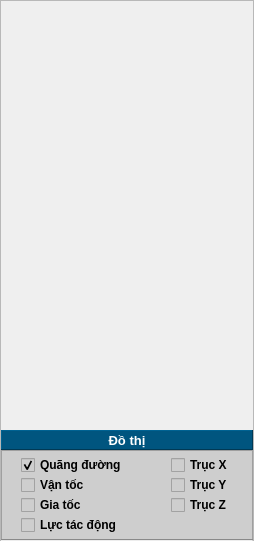
   <widget class="QFrame" name="frame_car02">
    <property name="geometry">
     <rect>
      <x>945</x>
      <y>40</y>
      <width>254</width>
      <height>541</height>
     </rect>
    </property>
    <property name="styleSheet">
     <string notr="true">QFrame#frame_car02{
background-color: rgb(206, 206, 206);
}</string>
    </property>
    <property name="frameShape">
     <enum>QFrame::StyledPanel</enum>
    </property>
    <property name="frameShadow">
     <enum>QFrame::Plain</enum>
    </property>
    <widget class="QLabel" name="label_9">
     <property name="geometry">
      <rect>
       <x>1</x>
       <y>430</y>
       <width>252</width>
       <height>20</height>
      </rect>
     </property>
     <property name="font">
      <font>
       <pointsize>10</pointsize>
       <bold>true</bold>
      </font>
     </property>
     <property name="styleSheet">
      <string notr="true">color: rgb(255, 255, 255);
background-color: rgb(25, 149, 173);
background-color: rgb(0, 85, 127);</string>
     </property>
     <property name="frameShape">
      <enum>QFrame::Panel</enum>
     </property>
     <property name="frameShadow">
      <enum>QFrame::Raised</enum>
     </property>
     <property name="text">
      <string>Đồ thị</string>
     </property>
     <property name="alignment">
      <set>Qt::AlignCenter</set>
     </property>
    </widget>
    <widget class="QFrame" name="frame_2">
     <property name="geometry">
      <rect>
       <x>1</x>
       <y>450</y>
       <width>252</width>
       <height>91</height>
      </rect>
     </property>
     <property name="styleSheet">
      <string notr="true">background-color: rgb(206, 206, 206);</string>
     </property>
     <property name="frameShape">
      <enum>QFrame::StyledPanel</enum>
     </property>
     <property name="frameShadow">
      <enum>QFrame::Raised</enum>
     </property>
     <widget class="QCheckBox" name="checkBox_Car2_lineAxisZ">
      <property name="geometry">
       <rect>
        <x>170</x>
        <y>45</y>
        <width>71</width>
        <height>20</height>
       </rect>
      </property>
      <property name="font">
       <font>
        <pointsize>9</pointsize>
        <bold>true</bold>
       </font>
      </property>
      <property name="text">
       <string>Trục Z</string>
      </property>
     </widget>
     <widget class="QCheckBox" name="checkBox_Car2_lineAxisY">
      <property name="geometry">
       <rect>
        <x>170</x>
        <y>25</y>
        <width>71</width>
        <height>20</height>
       </rect>
      </property>
      <property name="font">
       <font>
        <pointsize>9</pointsize>
        <bold>true</bold>
       </font>
      </property>
      <property name="text">
       <string>Trục Y</string>
      </property>
     </widget>
     <widget class="QCheckBox" name="checkBox_Car2_lineForce">
      <property name="geometry">
       <rect>
        <x>20</x>
        <y>65</y>
        <width>131</width>
        <height>20</height>
       </rect>
      </property>
      <property name="font">
       <font>
        <pointsize>9</pointsize>
        <bold>true</bold>
       </font>
      </property>
      <property name="styleSheet">
       <string notr="true"/>
      </property>
      <property name="text">
       <string>Lực tác động</string>
      </property>
     </widget>
     <widget class="QCheckBox" name="checkBox_Car2_lineAxisX">
      <property name="geometry">
       <rect>
        <x>170</x>
        <y>5</y>
        <width>71</width>
        <height>20</height>
       </rect>
      </property>
      <property name="font">
       <font>
        <pointsize>9</pointsize>
        <bold>true</bold>
       </font>
      </property>
      <property name="text">
       <string>Trục X</string>
      </property>
     </widget>
     <widget class="QCheckBox" name="checkBox_Car2_lineAcceleration">
      <property name="geometry">
       <rect>
        <x>20</x>
        <y>45</y>
        <width>131</width>
        <height>20</height>
       </rect>
      </property>
      <property name="font">
       <font>
        <pointsize>9</pointsize>
        <bold>true</bold>
       </font>
      </property>
      <property name="styleSheet">
       <string notr="true"/>
      </property>
      <property name="text">
       <string>Gia tốc</string>
      </property>
     </widget>
     <widget class="QCheckBox" name="checkBox_Car2_lineDistance">
      <property name="geometry">
       <rect>
        <x>20</x>
        <y>5</y>
        <width>131</width>
        <height>20</height>
       </rect>
      </property>
      <property name="font">
       <font>
        <pointsize>9</pointsize>
        <bold>true</bold>
       </font>
      </property>
      <property name="styleSheet">
       <string notr="true"/>
      </property>
      <property name="text">
       <string>Quãng đường</string>
      </property>
      <property name="checked">
       <bool>true</bool>
      </property>
     </widget>
     <widget class="QCheckBox" name="checkBox_Car2_lineSpeed">
      <property name="geometry">
       <rect>
        <x>20</x>
        <y>25</y>
        <width>131</width>
        <height>20</height>
       </rect>
      </property>
      <property name="font">
       <font>
        <pointsize>9</pointsize>
        <bold>true</bold>
       </font>
      </property>
      <property name="styleSheet">
       <string notr="true"/>
      </property>
      <property name="text">
       <string>Vận tốc</string>
      </property>
     </widget>
     <widget class="Line" name="line_5">
      <property name="geometry">
       <rect>
        <x>0</x>
        <y>89</y>
        <width>252</width>
        <height>3</height>
       </rect>
      </property>
      <property name="orientation">
       <enum>Qt::Horizontal</enum>
      </property>
     </widget>
    </widget>
   </widget>
